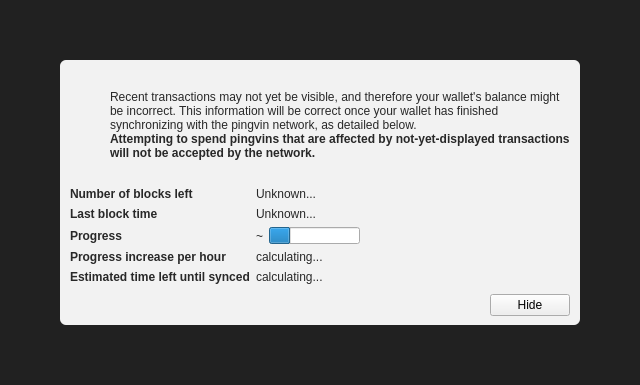
<?xml version="1.0" encoding="UTF-8"?>
<ui version="4.0">
 <class>ModalOverlay</class>
 <widget class="ModalOverlay" name="ModalOverlay">
  <property name="geometry">
   <rect>
    <x>0</x>
    <y>0</y>
    <width>640</width>
    <height>385</height>
   </rect>
  </property>
  <property name="windowTitle">
   <string>Form</string>
  </property>
  <layout class="QVBoxLayout" name="verticalLayout" stretch="0">
   <property name="sizeConstraint">
    <enum>QLayout::SetDefaultConstraint</enum>
   </property>
   <property name="leftMargin">
    <number>0</number>
   </property>
   <property name="topMargin">
    <number>0</number>
   </property>
   <property name="rightMargin">
    <number>0</number>
   </property>
   <property name="bottomMargin">
    <number>0</number>
   </property>
   <item>
    <widget class="QWidget" name="bgWidget" native="true">
     <property name="styleSheet">
      <string notr="true">#bgWidget { background: rgba(0,0,0,220); }</string>
     </property>
     <layout class="QVBoxLayout" name="verticalLayoutMain" stretch="1">
      <property name="leftMargin">
       <number>60</number>
      </property>
      <property name="topMargin">
       <number>60</number>
      </property>
      <property name="rightMargin">
       <number>60</number>
      </property>
      <property name="bottomMargin">
       <number>60</number>
      </property>
      <item>
       <widget class="QWidget" name="contentWidget" native="true">
        <property name="styleSheet">
         <string notr="true">#contentWidget { background: rgba(255,255,255,240); border-radius: 6px; }

QLabel { color: rgb(40,40,40);  }</string>
        </property>
        <layout class="QVBoxLayout" name="verticalLayoutSub" stretch="1,0,0,0">
         <property name="spacing">
          <number>0</number>
         </property>
         <property name="leftMargin">
          <number>10</number>
         </property>
         <property name="topMargin">
          <number>10</number>
         </property>
         <property name="rightMargin">
          <number>10</number>
         </property>
         <property name="bottomMargin">
          <number>10</number>
         </property>
         <item>
          <layout class="QHBoxLayout" name="horizontalLayoutIconText" stretch="0,1">
           <property name="topMargin">
            <number>20</number>
           </property>
           <item>
            <layout class="QVBoxLayout" name="verticalLayoutIcon">
             <property name="leftMargin">
              <number>0</number>
             </property>
             <item>
              <widget class="QPushButton" name="warningIcon">
               <property name="enabled">
                <bool>false</bool>
               </property>
               <property name="text">
                <string/>
               </property>
               <property name="icon">
                <iconset>
                 <normaloff>:/icons/warning</normaloff>
                 <disabledoff>:/icons/warning</disabledoff>:/icons/warning</iconset>
               </property>
               <property name="iconSize">
                <size>
                 <width>48</width>
                 <height>48</height>
                </size>
               </property>
               <property name="flat">
                <bool>true</bool>
               </property>
              </widget>
             </item>
             <item>
              <spacer name="verticalSpacerWarningIcon">
               <property name="orientation">
                <enum>Qt::Vertical</enum>
               </property>
               <property name="sizeHint" stdset="0">
                <size>
                 <width>20</width>
                 <height>40</height>
                </size>
               </property>
              </spacer>
             </item>
            </layout>
           </item>
           <item>
            <layout class="QVBoxLayout" name="verticalLayoutInfoText">
             <property name="leftMargin">
              <number>0</number>
             </property>
             <property name="topMargin">
              <number>0</number>
             </property>
             <item>
              <widget class="QLabel" name="infoText">
               <property name="text">
                <string>Recent transactions may not yet be visible, and therefore your wallet's balance might be incorrect. This information will be correct once your wallet has finished synchronizing with the pingvin network, as detailed below.</string>
               </property>
               <property name="textFormat">
                <enum>Qt::RichText</enum>
               </property>
               <property name="wordWrap">
                <bool>true</bool>
               </property>
              </widget>
             </item>
             <item>
              <widget class="QLabel" name="infoTextStrong">
               <property name="font">
                <font>
                 <weight>75</weight>
                 <bold>true</bold>
                </font>
               </property>
               <property name="text">
                <string>Attempting to spend pingvins that are affected by not-yet-displayed transactions will not be accepted by the network.</string>
               </property>
               <property name="textFormat">
                <enum>Qt::RichText</enum>
               </property>
               <property name="wordWrap">
                <bool>true</bool>
               </property>
              </widget>
             </item>
             <item>
              <spacer name="verticalSpacerInTextSpace">
               <property name="orientation">
                <enum>Qt::Vertical</enum>
               </property>
               <property name="sizeHint" stdset="0">
                <size>
                 <width>20</width>
                 <height>40</height>
                </size>
               </property>
              </spacer>
             </item>
            </layout>
           </item>
          </layout>
         </item>
         <item>
          <spacer name="verticalSpacerAfterText">
           <property name="orientation">
            <enum>Qt::Vertical</enum>
           </property>
           <property name="sizeHint" stdset="0">
            <size>
             <width>20</width>
             <height>40</height>
            </size>
           </property>
          </spacer>
         </item>
         <item>
          <layout class="QFormLayout" name="formLayout">
           <property name="fieldGrowthPolicy">
            <enum>QFormLayout::FieldsStayAtSizeHint</enum>
           </property>
           <property name="horizontalSpacing">
            <number>6</number>
           </property>
           <property name="verticalSpacing">
            <number>6</number>
           </property>
           <property name="topMargin">
            <number>10</number>
           </property>
           <item row="0" column="0">
            <widget class="QLabel" name="labelNumberOfBlocksLeft">
             <property name="font">
              <font>
               <weight>75</weight>
               <bold>true</bold>
              </font>
             </property>
             <property name="text">
              <string>Number of blocks left</string>
             </property>
            </widget>
           </item>
           <item row="0" column="1">
            <widget class="QLabel" name="numberOfBlocksLeft">
             <property name="text">
              <string>Unknown...</string>
             </property>
            </widget>
           </item>
           <item row="1" column="0">
            <widget class="QLabel" name="labelLastBlockTime">
             <property name="font">
              <font>
               <weight>75</weight>
               <bold>true</bold>
              </font>
             </property>
             <property name="text">
              <string>Last block time</string>
             </property>
            </widget>
           </item>
           <item row="1" column="1">
            <widget class="QLabel" name="newestBlockDate">
             <property name="sizePolicy">
              <sizepolicy hsizetype="Maximum" vsizetype="Preferred">
               <horstretch>0</horstretch>
               <verstretch>0</verstretch>
              </sizepolicy>
             </property>
             <property name="text">
              <string>Unknown...</string>
             </property>
            </widget>
           </item>
           <item row="2" column="0">
            <widget class="QLabel" name="labelSyncDone">
             <property name="font">
              <font>
               <weight>75</weight>
               <bold>true</bold>
              </font>
             </property>
             <property name="text">
              <string>Progress</string>
             </property>
            </widget>
           </item>
           <item row="2" column="1">
            <layout class="QHBoxLayout" name="horizontalLayoutSync" stretch="0,1">
             <item>
              <widget class="QLabel" name="percentageProgress">
               <property name="text">
                <string notr="true">~</string>
               </property>
              </widget>
             </item>
             <item>
              <widget class="QProgressBar" name="progressBar">
               <property name="value">
                <number>24</number>
               </property>
               <property name="format">
                <string/>
               </property>
              </widget>
             </item>
            </layout>
           </item>
           <item row="4" column="0">
            <widget class="QLabel" name="labelProgressIncrease">
             <property name="font">
              <font>
               <weight>75</weight>
               <bold>true</bold>
              </font>
             </property>
             <property name="text">
              <string>Progress increase per hour</string>
             </property>
            </widget>
           </item>
           <item row="4" column="1">
            <widget class="QLabel" name="progressIncreasePerH">
             <property name="text">
              <string>calculating...</string>
             </property>
            </widget>
           </item>
           <item row="5" column="0">
            <widget class="QLabel" name="labelEstimatedTimeLeft">
             <property name="font">
              <font>
               <weight>75</weight>
               <bold>true</bold>
              </font>
             </property>
             <property name="text">
              <string>Estimated time left until synced</string>
             </property>
            </widget>
           </item>
           <item row="5" column="1">
            <widget class="QLabel" name="expectedTimeLeft">
             <property name="text">
              <string>calculating...</string>
             </property>
            </widget>
           </item>
          </layout>
         </item>
         <item>
          <layout class="QHBoxLayout" name="horizontalLayoutButtons">
           <property name="leftMargin">
            <number>10</number>
           </property>
           <property name="topMargin">
            <number>10</number>
           </property>
           <item>
            <spacer name="horizontalSpacer">
             <property name="orientation">
              <enum>Qt::Horizontal</enum>
             </property>
             <property name="sizeHint" stdset="0">
              <size>
               <width>40</width>
               <height>20</height>
              </size>
             </property>
            </spacer>
           </item>
           <item>
            <widget class="QPushButton" name="closeButton">
             <property name="text">
              <string>Hide</string>
             </property>
            </widget>
           </item>
          </layout>
         </item>
        </layout>
       </widget>
      </item>
     </layout>
    </widget>
   </item>
  </layout>
 </widget>
 <customwidgets>
  <customwidget>
   <class>ModalOverlay</class>
   <extends>QWidget</extends>
   <header>modaloverlay.h</header>
   <container>1</container>
  </customwidget>
 </customwidgets>
 <resources/>
 <connections/>
</ui>
